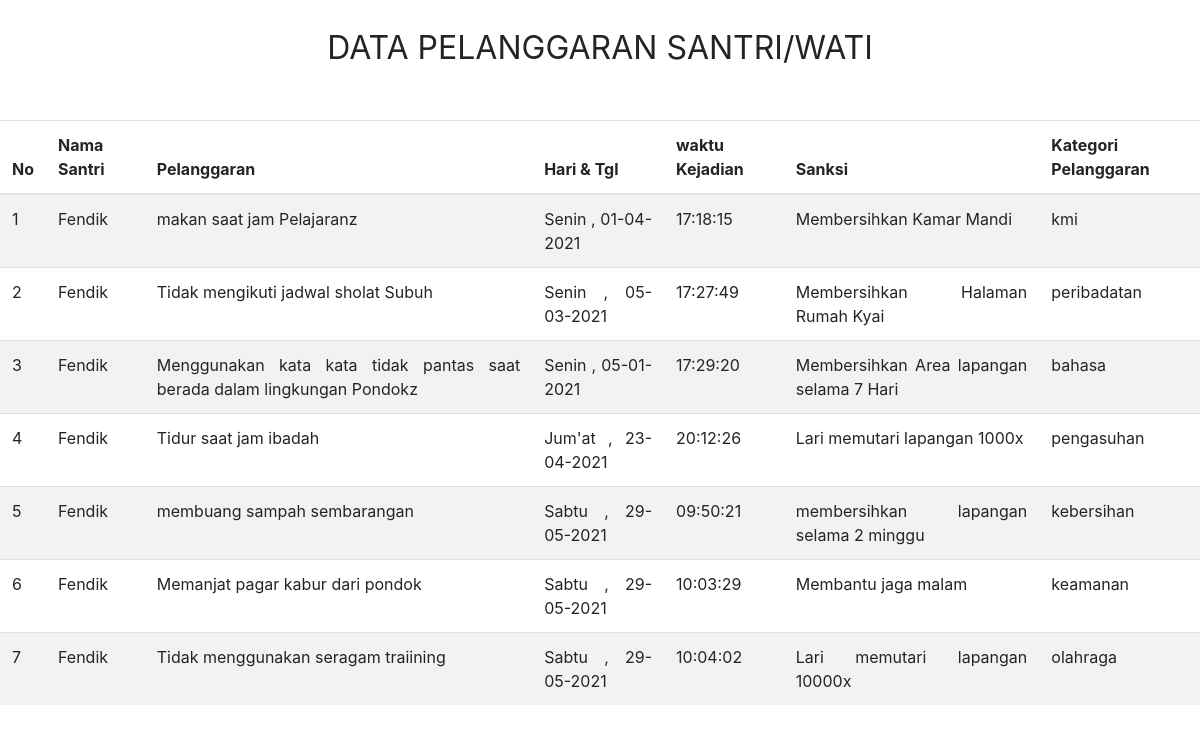
/index.php/admin/laporan/l_pel, run on an earlier commit of the app's database.
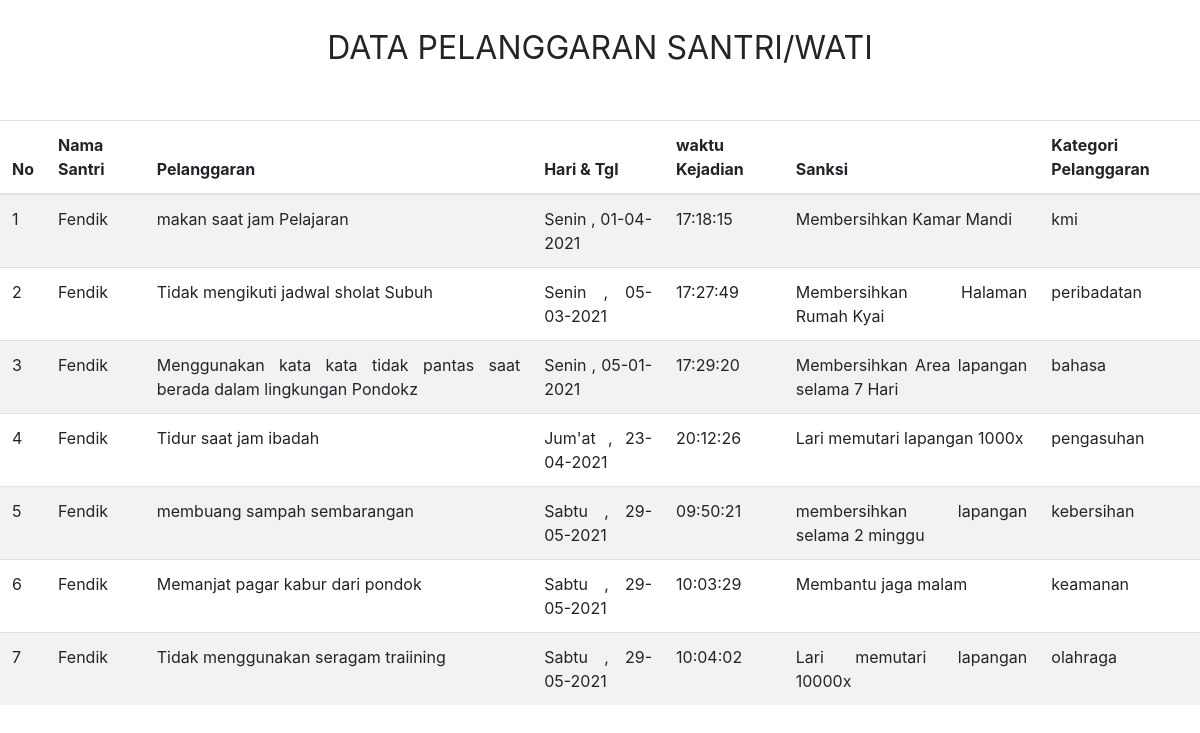
And on a later commit of the database.
### tables this page shows
CREATE TABLE `tb_pelanggaran` (
  `code_pelanggaran` varchar(125) NOT NULL,
  `pelanggaran` varchar(255) NOT NULL,
  `hari` varchar(125) NOT NULL,
  `tgl` date NOT NULL,
  `waktu` varchar(255) NOT NULL,
  `sanksi` varchar(255) NOT NULL,
  `tingkat` varchar(20) NOT NULL,
  `nis` varchar(255) NOT NULL,
  `sort` varchar(122) NOT NULL
);

CREATE TABLE `tb_dsantri` (
  `nis` varchar(50) NOT NULL,
  `nama` varchar(255) NOT NULL,
  `alamat` varchar(455) NOT NULL,
  `jk` varchar(25) NOT NULL,
  `tempat_lahir` varchar(25) NOT NULL,
  `tgl_lahir` date NOT NULL,
  `code_kamar` varchar(225) NOT NULL,
  `kelas` varchar(45) NOT NULL,
  `keterangan` varchar(255) NOT NULL,
  `foto` varchar(255) NOT NULL,
  `status` varchar(125) NOT NULL,
  `tempat_abituren` varchar(125) NOT NULL
);

### application/controllers/admin/laporan.php (called while the page is built, shortened)
<?php
class Laporan extends CI_Controller
{
	public function __construct()
	{
		$this->load->model('m_guru');
		$this->load->model('m_kamar');
		$this->load->model('m_extra');
		$this->load->model('m_konsulat');
		$this->load->model('m_pelanggaran');
		$this->load->model('m_dsantri');
		$this->load->model('M_tahfidz');
		$this->load->model('m_kelas');
	}
	public function l_pel()
	{
		$a = $this->uri->segment(4);
		if (empty($a)) {
			$data['pel'] = $this->m_pelanggaran->get_App();
			$this->load->view("admin/report/l_pel", $data);
		} else {
			$this->db->where("sort=", $a);
			$data['pel'] = $this->m_pelanggaran->get_App();
			$this->load->view("admin/report/l_pel", $data);
		}
	}
}

### index.php (called while the page is built, shortened)
<?php
require_once BASEPATH.'core/CodeIgniter.php';

### application/models/m_pelanggaran.php (called while the page is built, shortened)
<?php
class M_pelanggaran extends CI_Model
{
	function get_App()
	{
		$this->db->select('*');
		$this->db->from('tb_pelanggaran');
		$this->db->from('tb_dsantri');
		$this->db->where('tb_pelanggaran.nis=tb_dsantri.nis');
		$query = $this->db->get();
		return $query->result();
	}
}

### application/views/admin/report/l_pel.php (the view, shortened to what this page needs)
<!DOCTYPE html>
<html lang="en">
<head>
    <link rel="stylesheet" href="<?= base_url('assets'); ?>/template/css/bootstrap.min.css">
</head>
<body onload="window.print()">
<br>
<center style="font-size:24pt;">DATA PELANGGARAN SANTRI/WATI</center><br><br>
<table border="0" align="center" class="table table-striped">
<thead>
    <tr style="background-color:;height:">
        <th>No</th>
        <th>Nama Santri</th>
        <th>Pelanggaran</th>
        <th>Hari & Tgl</th>
        <th>waktu Kejadian</th>
        <th>Sanksi</th>
        <th>Kategori Pelanggaran</th>
    </tr>
</thead>
    <?php $n = 1; foreach($pel as $key){ ?>
    <tr style="text-align:justify">
        <td><?= $n++; ?></td>
        <td><?= $key->nama ?></td>
        <td><?= $key->pelanggaran ?></td>
        <td><?= $key->hari . ' , ' . date("d-m-Y", strtotime($key->tgl)) ?></td>
        <td><?= $key->waktu ?></td>
        <td><?= $key->sanksi ?></td>
        <td><?= $key->sort ?></td>
    </tr>
    <?php } ?>
</table>
</body>
</html>

What changed in the data, as far as the page shows it:
changed tb_pelanggaran "Membersihkan Kamar Mandi": pelanggaran "makan saat jam Pelajaranz" → "makan saat jam Pelajaran"
